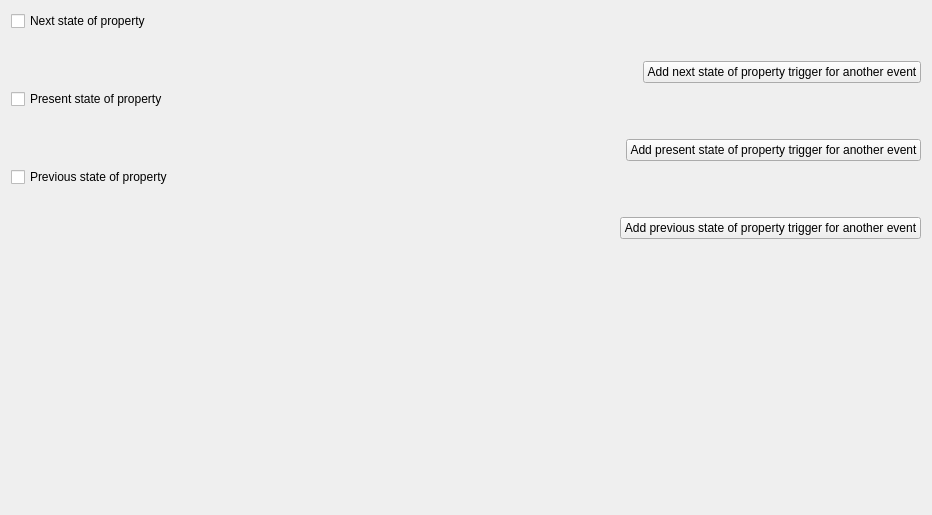
         <widget class="QWidget" name="scrollAreaWidgetContents_10">
          <property name="geometry">
           <rect>
            <x>0</x>
            <y>0</y>
            <width>932</width>
            <height>515</height>
           </rect>
          </property>
          <layout class="QVBoxLayout" name="verticalLayout_64">
           <item>
            <widget class="QCheckBox" name="checkBox_59">
             <property name="text">
              <string>Next state of property</string>
             </property>
            </widget>
           </item>
           <item>
            <widget class="QWidget" name="widget_37" native="true">
             <layout class="QVBoxLayout" name="verticalLayout_62"/>
            </widget>
           </item>
           <item alignment="Qt::AlignmentFlag::AlignRight">
            <widget class="QPushButton" name="pushButton_36">
             <property name="text">
              <string>Add next state of property trigger for another event</string>
             </property>
            </widget>
           </item>
           <item>
            <widget class="QCheckBox" name="checkBox_58">
             <property name="text">
              <string>Present state of property</string>
             </property>
            </widget>
           </item>
           <item>
            <widget class="QWidget" name="widget_36" native="true">
             <layout class="QVBoxLayout" name="verticalLayout_61"/>
            </widget>
           </item>
           <item alignment="Qt::AlignmentFlag::AlignRight">
            <widget class="QPushButton" name="pushButton_38">
             <property name="text">
              <string>Add present state of property trigger for another event</string>
             </property>
            </widget>
           </item>
           <item>
            <widget class="QCheckBox" name="checkBox_60">
             <property name="text">
              <string>Previous state of property</string>
             </property>
            </widget>
           </item>
           <item>
            <widget class="QWidget" name="widget_35" native="true">
             <layout class="QVBoxLayout" name="verticalLayout_60"/>
            </widget>
           </item>
           <item alignment="Qt::AlignmentFlag::AlignRight">
            <widget class="QPushButton" name="pushButton_37">
             <property name="text">
              <string>Add previous state of property trigger for another event</string>
             </property>
            </widget>
           </item>
           <item>
            <spacer name="verticalSpacer_7">
             <property name="orientation">
              <enum>Qt::Orientation::Vertical</enum>
             </property>
             <property name="sizeHint" stdset="0">
              <size>
               <width>20</width>
               <height>40</height>
              </size>
             </property>
            </spacer>
           </item>
          </layout>
         </widget>
